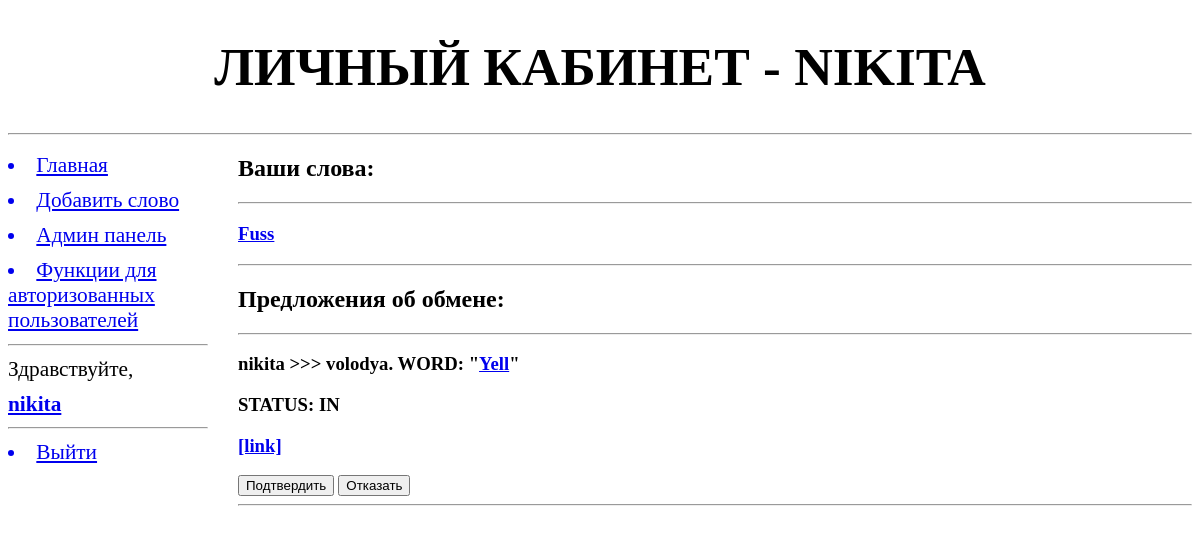
Page /home/ (signed in) on the earlier database version.
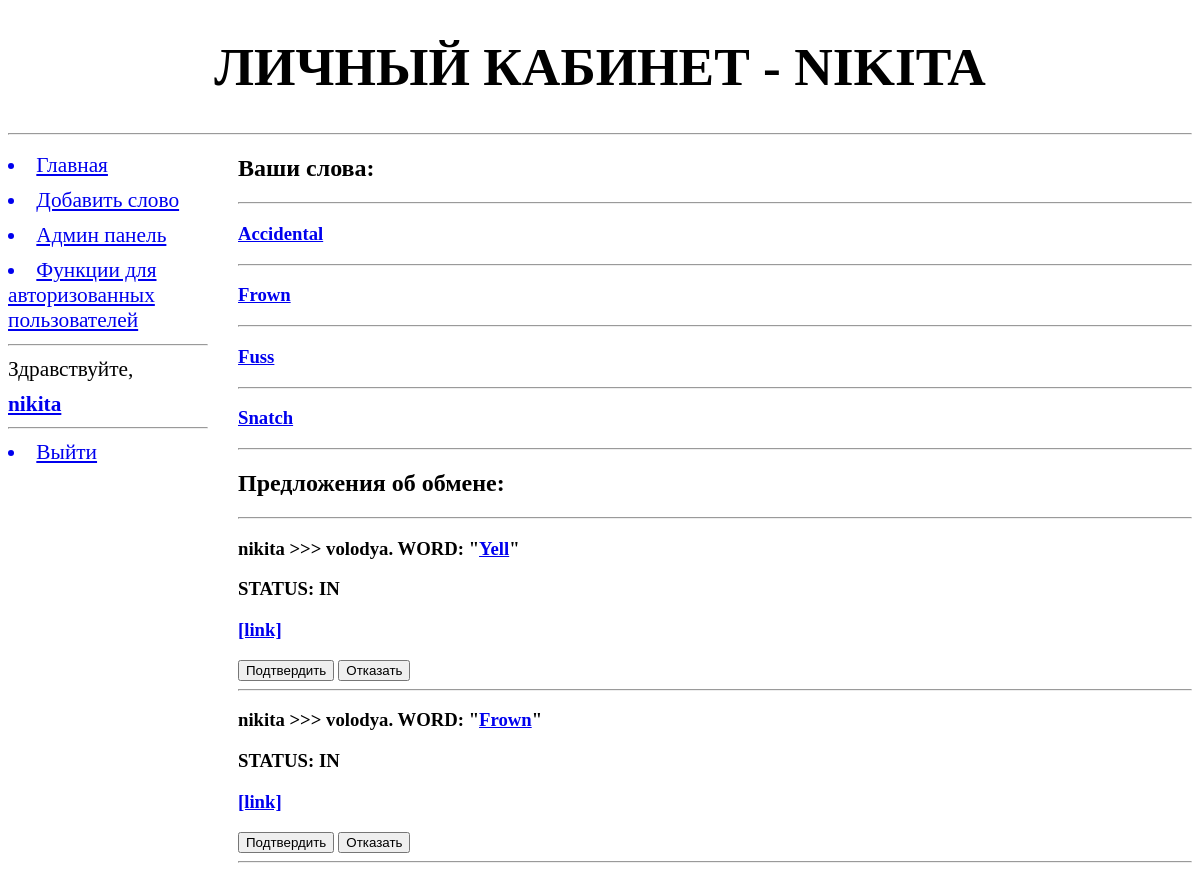
Same page on the later database version.
### addwords/models.py (models this page shows, shortened)
class Word(models.Model):
    class Meta:
        verbose_name = "Слово"
        verbose_name_plural = "Слова"
        unique_together = (('word', 'language'), # уникальные сочетания полей в модели
                           (('word', 'type', 'translation')))
        ordering = ['word', 'type'] # параметры сортировки записей по умолчанию
    TYPE = (
        (None, "Выберите тип слова"), # или None -  заменяет --------- на Выберите тип слова
        ('Verb', 'Verb (сущ.)' ),
        ('Noun', 'Noun (глаг.)'),
        ('Adjective', 'Adjective (прил.)'),
    )
    word = models.CharField(max_length=20, null=True, blank=False, verbose_name="Слово")
    language = models.ForeignKey("Language", on_delete=models.PROTECT, verbose_name="Язык", related_name='words') #, limit_chices_to={}
    type = models.CharField(max_length=10, choices=TYPE, blank=True)
    translation = models.CharField(max_length=25, verbose_name="Перевод")
    discription = models.TextField(blank=True, verbose_name="Доп. комментарий к переводу")
    synonyms = models.ManyToManyField("Word", verbose_name="Синонимы", related_name='+', blank=True)
    rate = models.IntegerField(verbose_name="Рейтинг", default=5, help_text="Личный рейтинг слова от 1 до 10")
    add_date = models.DateTimeField(verbose_name="Дата создания", auto_now_add=True, blank=True)
    archived = models.BooleanField(verbose_name="Архивировано", help_text="Будет ли слово отображаться в словаре?", default=False)
    author =  models.ForeignKey(User, on_delete=models.PROTECT, verbose_name="Автор", help_text="Кто добавил слово", blank=True, null=True, related_name='user_words')
    img = models.ImageField(upload_to="for_words", null=True, blank=True, verbose_name="Изображение", help_text='Картинка, которая поможеть запомнить слово.')
    def __str__(self):
        return self.word

class Exchange(models.Model):
    class Meta:
        verbose_name = "Обмен словами"
        verbose_name_plural = "Обмены словами"
        ordering = ['date',]
    STATUS = (
        ('IN', 'In progress'),
        ('RE', 'Rejected'),
        ('AC', 'Accepted')
    )
    from_user = models.ForeignKey(User, on_delete=models.CASCADE, verbose_name="От пользователя", related_name='exchanges_from')
    to_user = models.ForeignKey(User, on_delete=models.CASCADE, verbose_name="Пользователю", related_name='exchanges_to')
    word = models.ForeignKey(Word, on_delete=models.CASCADE, verbose_name="Слово", related_name='exchanges_in')
    date =  models.DateTimeField(verbose_name="Дата создания", auto_now_add=True)
    status = models.CharField(max_length=15, choices=STATUS, default='IN')

### users/views.py (the view, shortened to what this page needs)
# urls.py: path('home/', include('users.urls')),
def home(request):
    print("-----------------------------------")
    print(request.user.pk)
    print("-----------------------------------")
    context = {}
    if request.user.pk != None: # Если пользователь не Анонимный - т е незарегестрированный
        context = {'user':request.user} ## !!!!!!!!!!!!!!!!!!!11 обработать пустые пост запросы
        author_words = Word.objects.filter(author=request.user.pk)
        q =  Q(from_user=request.user) & Q(status='IN')
        exchanges = Exchange.objects.filter(q)
        context['author_words'] = author_words
        context['exchanges'] = exchanges
    return render(request, "registration/home.html", context)

### users/templates/registration/home.html (shortened to what this page needs)
{% extends "basic.html" %}
{%  block page_title %}
{% if user.is_authenticated %}
    <h1> Личный кабинет - {{ user }}</h1>
{% else %}
    <h1> Вы, кажется, тут впервые...</h1>
{% endif %}
{% endblock %}
{% block content %}
{% if user.is_authenticated %}
    <h2>Ваши слова:</h2>
    <hr>
    {% for word in author_words %}
        <h3> <a href="{% url 'ex_word' word.pk %}">{{ word }}</a> </h3>
        <hr>
    {% endfor %}
    <h2>Предложения об обмене:</h2>
    <hr>
    {% for exch in exchanges %}
        <h3> {{ exch.from_user }} >>> {{ exch.to_user }}. WORD: "<a href="{% url 'ex_word' exch.word.pk %}">{{ exch.word }}</a>" </h3>
        <h3>STATUS: {{  exch.status }}</h3>
        <h3><a href="/">[link]</a></h3>
        <form action="{% url 'home' %}" method="post">
                <button type="submit" name="status" value="{{ exch.pk }}.1">Подтвердить</button>
                <button type="submit" name="status" value="{{ exch.pk }}.0">Отказать</button>
        </form>
        <hr>
    {% endfor %}
{% else %}
<p3>Мы не знаем, кто Вы...<br> <a href="{% url 'login' %}">Войдите</a> в свой аккаунт или <a href="{% url 'signup' %}">зарегестрируйтесь</a>!</p3>
{% endif %}
{% endblock %}

Differences in the rows shown:
now on this page (row edited): Word: word "Accidental"
now on this page (row edited): Word: word "Frown"
now on this page (row edited): Word: word "Snatch"
added Exchange: from_user "nikita", to_user "volodya", word "Frown", status "IN", {{ exch.pk }} 6 (drawn)
